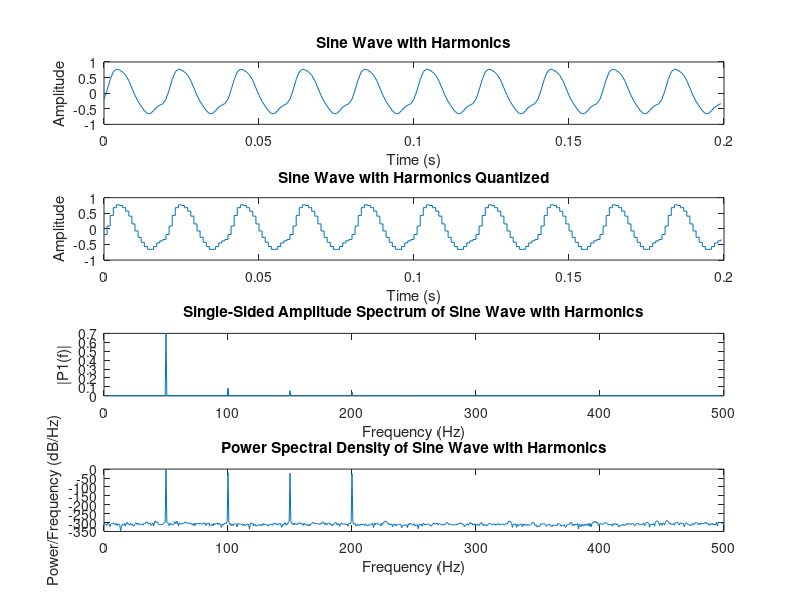

Recreate this plot in MATLAB.
% Parameters for the sine wave
Fs = 1000;             % Sampling frequency in Hz
T = 1/Fs;              % Sampling period in seconds
L = 1500;              % Length of the signal (number of samples)
t = (0:L-1)*T;         % Time vector

f = 50;                % Frequency of the sine wave in Hz
A = 0.7;               % Amplitude of the sine wave

% Generate sine wave with harmonics
X = A * sin(2 * pi * f * t);   % Fundamental frequency
numHarmonics = 3;              % Number of harmonics to add

% Adjusting the amplitude and phase shift for each harmonic
for n = 2:numHarmonics+1
    harmonicAmplitude = A / (4*n);            % Decreasing amplitude for each harmonic
    harmonicPhaseShift = -pi/2;               % Setting phase shift to -90 degrees for all harmonics
    X = X + harmonicAmplitude * sin(2 * pi * f * n * t + harmonicPhaseShift);
end


% Quantization

% Quantization parameters
n = 6;
L_quant = 2^n - 1;

% Quantized the signal
X_min = min(X);
X_max = max(X);
Delta = (X_max - X_min) / L_quant;
X_quantized = round((X - X_min) / Delta) * Delta + X_min;




% Compute the Fast Fourier Transform (FFT)
Y = fft(X);

% Compute the two-sided spectrum and then shift to the single-sided spectrum
P2 = abs(Y/L);
P1 = P2(1:L/2+1);
P1(2:end-1) = 2*P1(2:end-1);

% Define the frequency domain f
f = Fs*(0:(L/2))/L;

% Plotting all adjustments

% Plot the sine wave with harmonics
subplot(4,1,1);
plot(t(1:200), X(1:200))

title('Sine Wave with Harmonics')
xlabel('Time (s)')
ylabel('Amplitude')


%quantized
subplot(4,1,2);
stairs(t(1:200), X_quantized(1:200))

title('Sine Wave with Harmonics Quantized')
xlabel('Time (s)')
ylabel('Amplitude')


% Plot the single-sided amplitude spectrum of the signal with harmonics.
subplot(4,1,3);
plot(f, P1)
title('Single-Sided Amplitude Spectrum of Sine Wave with Harmonics')
xlabel('Frequency (Hz)')
ylabel('|P1(f)|')

% Plot the power spectral density
subplot(4,1,4);
psd = P1.^2/(Fs/L);
plot(f, 10*log10(psd))
title('Power Spectral Density of Sine Wave with Harmonics')
xlabel('Frequency (Hz)')
ylabel('Power/Frequency (dB/Hz)')
